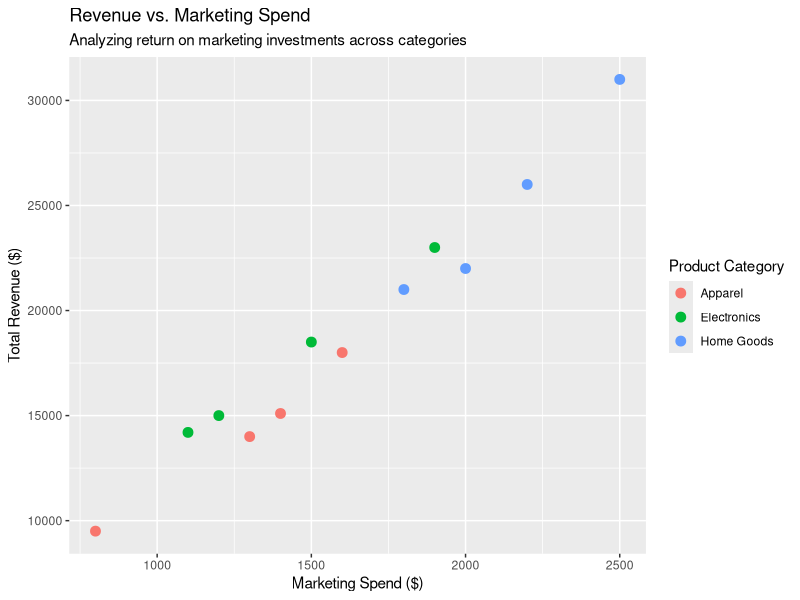
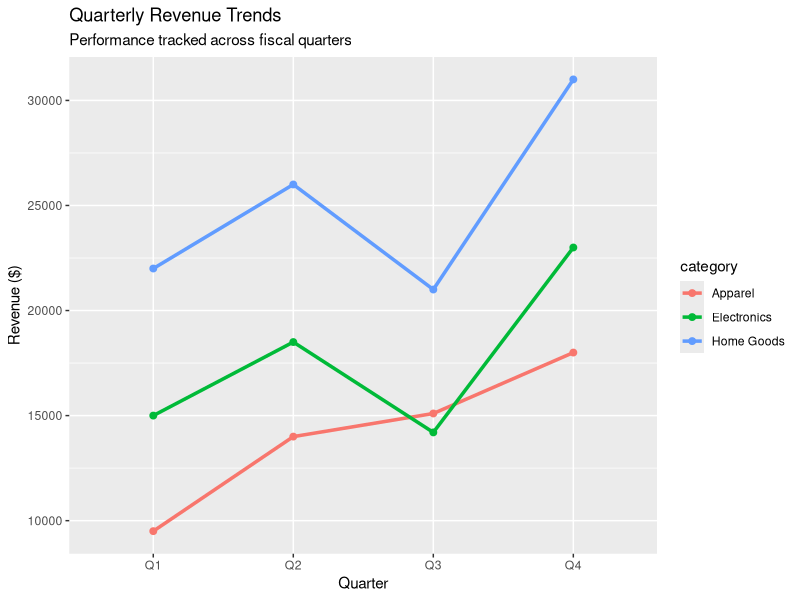
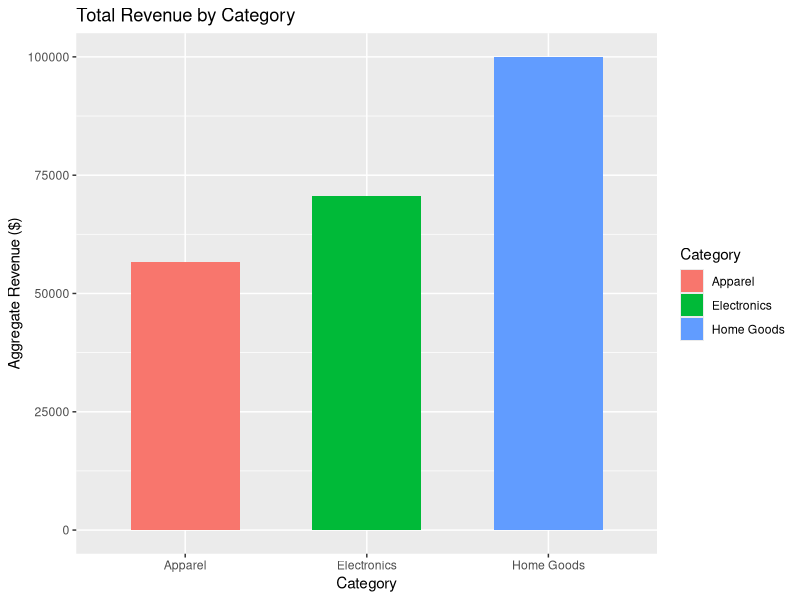

R code for these plots, in order:
# ==============================================================================
# Day 13: Ggplot Foundations
# 30-Days-Of-R
# Author: Benjamin Kithome
# ==============================================================================

# Load required libraries
library(tidyverse)

# ------------------------------------------------------------------------------
# 1. Setup Mock Dataset
# ------------------------------------------------------------------------------
# Creating a dataset representing store performance metrics across categories
store_data <- tibble(
  store_id = rep(1:3, each = 4),
  quarter = rep(c("Q1", "Q2", "Q3", "Q4"), times = 3),
  marketing_spend = c(1200, 1500, 1100, 1900, 800, 1300, 1400, 1600, 2000, 2200, 1800, 2500),
  revenue = c(15000, 18500, 14200, 23000, 9500, 14000, 15100, 18000, 22000, 26000, 21000, 31000),
  category = rep(c("Electronics", "Apparel", "Home Goods"), each = 4)
)

print("--- Mock Store Performance Data ---")
print(store_data)

# ------------------------------------------------------------------------------
# 2. Scatter Plot (Continuous vs. Continuous)
# ------------------------------------------------------------------------------
# Task: Visualize the relationship between marketing spend and revenue.
scatter_plot <- ggplot(data = store_data, aes(x = marketing_spend, y = revenue)) +
  geom_point(aes(color = category), size = 3) +
  labs(
    title = "Revenue vs. Marketing Spend",
    subtitle = "Analyzing return on marketing investments across categories",
    x = "Marketing Spend ($)",
    y = "Total Revenue ($)",
    color = "Product Category"
  )

print("--- Displaying Scatter Plot ---")
print(scatter_plot)

# ------------------------------------------------------------------------------
# 3. Line Plot (Trends Over Time)
# ------------------------------------------------------------------------------
# Task: Track the revenue trajectory across quarters for each category.
# Grouping by category using the 'group' aesthetic ensures lines connect properly.
line_plot <- ggplot(data = store_data, aes(x = quarter, y = revenue, group = category, color = category)) +
  geom_line(linewidth = 1.2) +
  geom_point(size = 2) +
  labs(
    title = "Quarterly Revenue Trends",
    subtitle = "Performance tracked across fiscal quarters",
    x = "Quarter",
    y = "Revenue ($)"
  )

print("--- Displaying Line Plot ---")
print(line_plot)

# ------------------------------------------------------------------------------
# 4. Bar Chart (Categorical Mappings)
# ------------------------------------------------------------------------------
# Task: Create a summary dataset and build a bar chart showing total revenue per category.
summary_data <- store_data %>%
  group_by(category) %>%
  summarise(total_revenue = sum(revenue))

bar_chart <- ggplot(data = summary_data, aes(x = category, y = total_revenue, fill = category)) +
  geom_col(width = 0.6) +
  labs(
    title = "Total Revenue by Category",
    x = "Category",
    y = "Aggregate Revenue ($)",
    fill = "Category"
  )

print("--- Displaying Bar Chart ---")
print(bar_chart)

# Visualization in three steps:
#   1. Attach libraries.
#   2. Import data.
#   3. Render the visual.

# ==============================================================================
# End of Day 13 Script
# ==============================================================================
